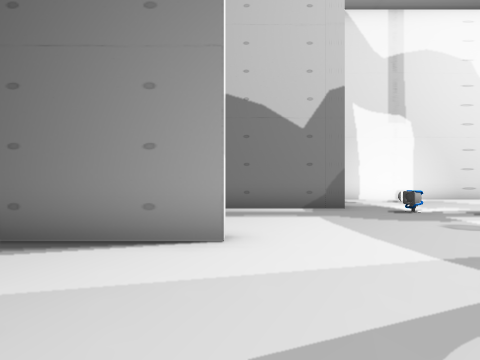
View 1 (above)

20 first-person views from a walk through a Unity game level. The camera is 1.5 m above the floor, looks level and sees 70° across. The floor is counted in squares, 2 m on a side. Each view is taken from the middle of a square. On the plan, view 1 faces up. The plan holds only what a view shows up to about 11 squares ahead; the rest is blank. The place goes on beyond the plan. The player is left out. Some surface patterns are stand-ins.

View 2
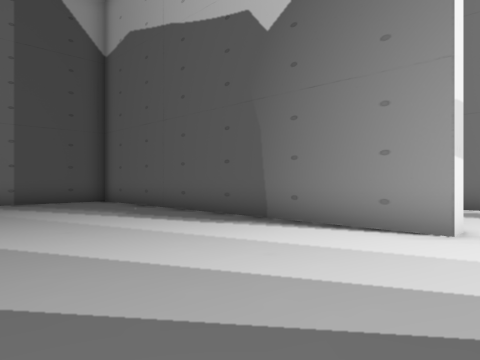

View 3
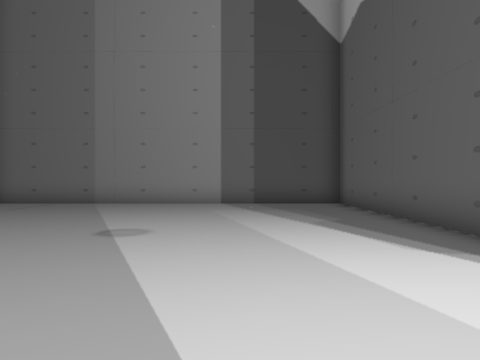

View 4
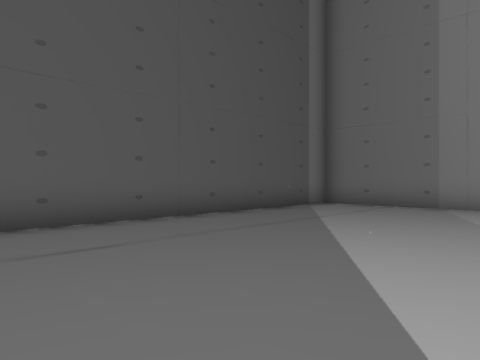

View 5
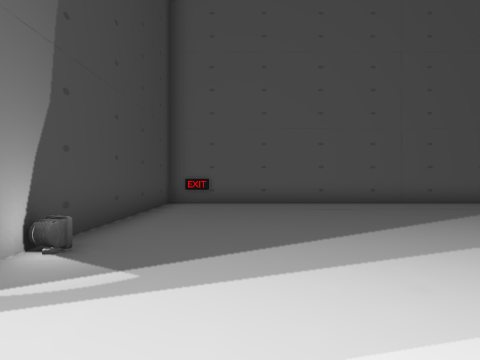

View 6
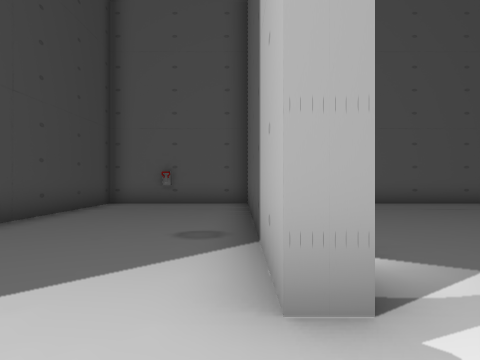

View 7
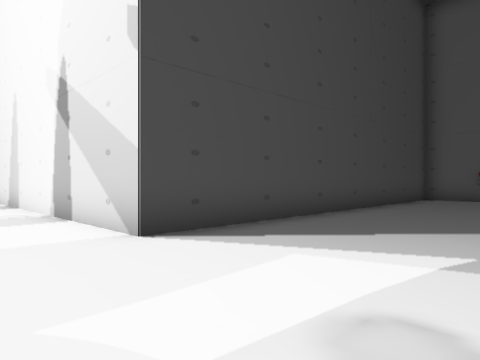

View 8
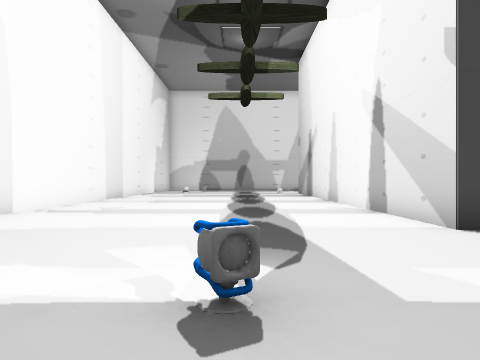

View 9
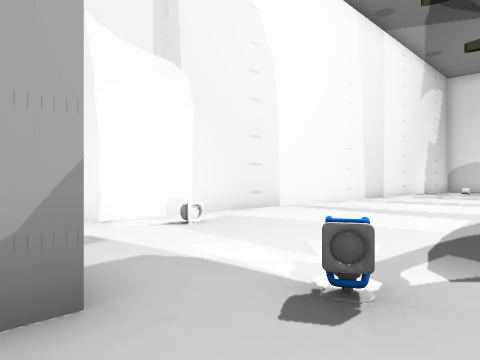

View 10
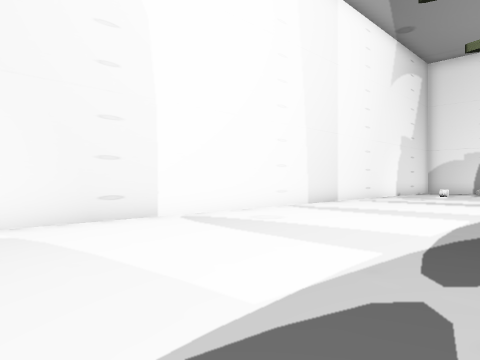

View 11
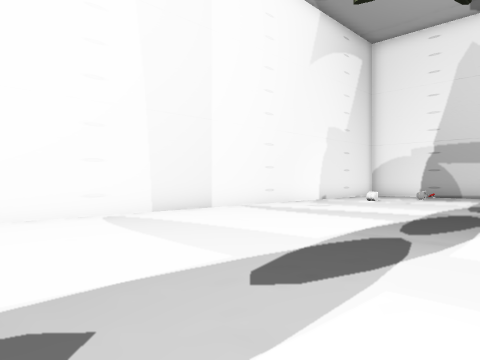

View 12
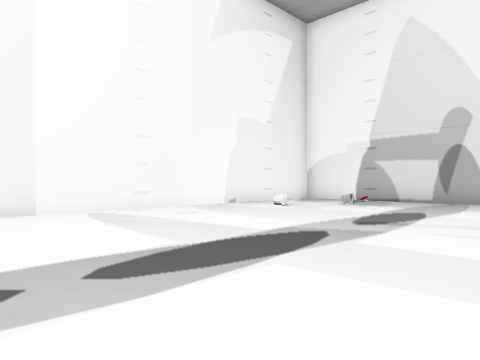

View 13
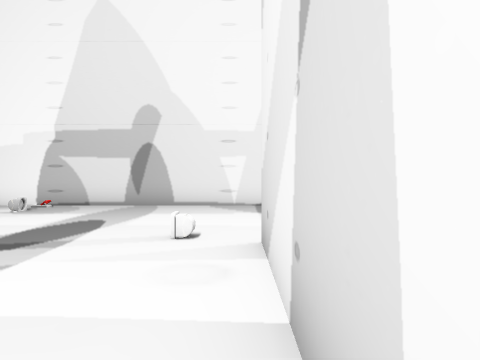

View 14
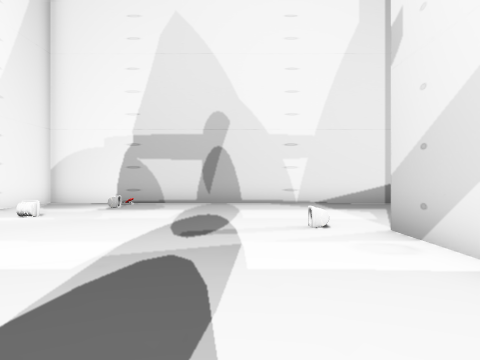

View 15
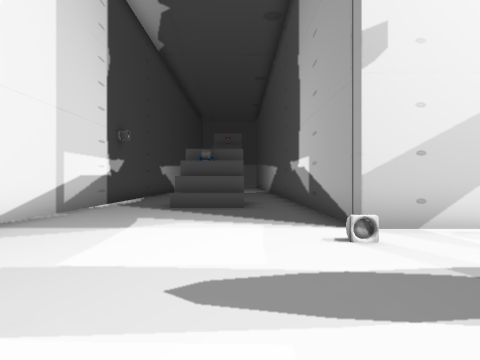

View 16
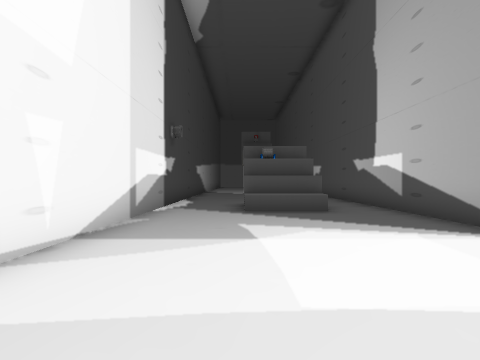

View 17
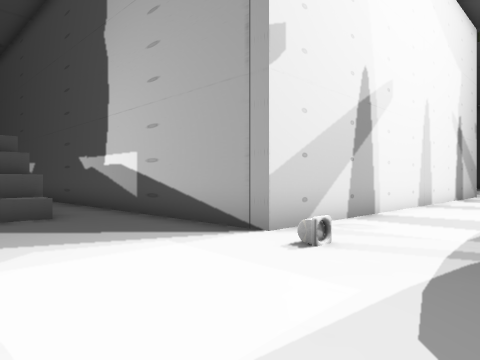

View 18
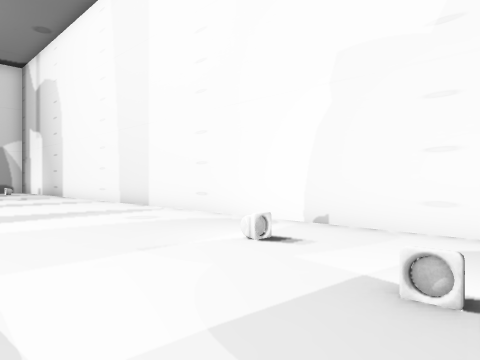

View 19
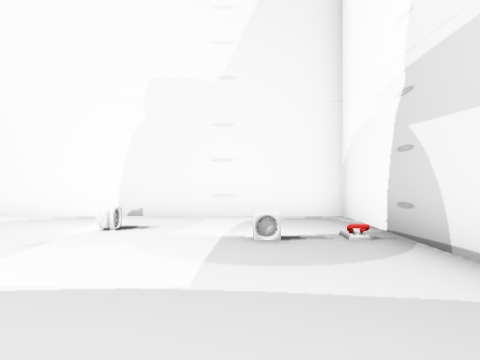

View 20
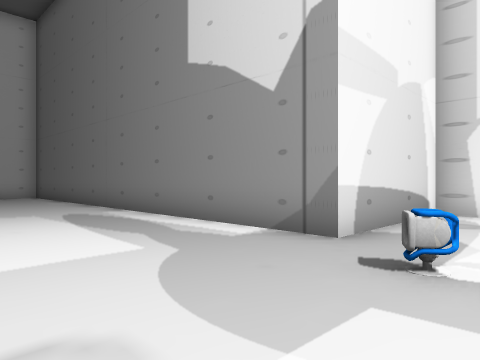

### Floor plan
Ten units are one square. View 1 is at (0, 0); x grows to the right and y downward. Boxes are objects, and circles mark ways between rooms. Rooms are numbered by the first view taken in them; rooms with no view inside come last. Other rooms are left out.
<svg viewBox="-115 -137 391 212">
<path fill="none" stroke="#000" d="M-2 -42 -110 -42 -110 68M-106 70 23 70 23 6M22 -21 28 -21 28 61M23 6 23 -9M-2 -48 -2 -42M229 -2 249 -2M28 70 72 70 72 -47 211 -47 211 15M271 19 271 -132 28 -132 28 -90 -65 -90M229 -8 249 -8"/>
<rect x="15" y="-5" width="10" height="10" fill="#bbb"><title>other object</title></rect>
<rect x="35" y="-85" width="10" height="10" fill="#bbb"><title>other object</title></rect>
<rect x="55" y="-125" width="10" height="10" fill="#bbb"><title>other object</title></rect>
<rect x="205" y="-65" width="10" height="10" fill="#bbb"><title>other object</title></rect>
<rect x="225" y="-115" width="10" height="10" fill="#bbb"><title>other object</title></rect>
<rect x="245" y="-105" width="10" height="10" fill="#bbb"><title>other object</title></rect>
<circle cx="5" cy="-35" r="3" fill="#2a7"/>
<text x="-50" y="10">1</text>
<text x="120" y="-60">2</text>
</svg>
Room 1 opens to room 2.

Where each view was taken, in squares from view 1:
view 1: 0 up, 0 right, facing up
view 2: 1 down, 1 right, facing up-left
view 3: 1 up, 0 right, facing left
view 4: 1 down, 1 left, facing down-left
view 5: 4 up, 0 right, facing down
view 6: 4 up, 3 right, facing down
view 7: 7 up, 3 right, facing down-right
view 8: 8 up, 2 right, facing right
view 9: 7 up, 2 right, facing up-right
view 10: 7 up, 6 right, facing up-right
view 11: 6 up, 11 right, facing up-right
view 12: 5 up, 15 right, facing up-right
view 13: 5 up, 17 right, facing right
view 14: 7 up, 16 right, facing right
view 15: 10 up, 23 right, facing down
view 16: 9 up, 25 right, facing down
view 17: 8 up, 25 right, facing down-left
view 18: 8 up, 26 right, facing up-left
view 19: 6 up, 25 right, facing up
view 20: 5 up, 5 right, facing up-left
